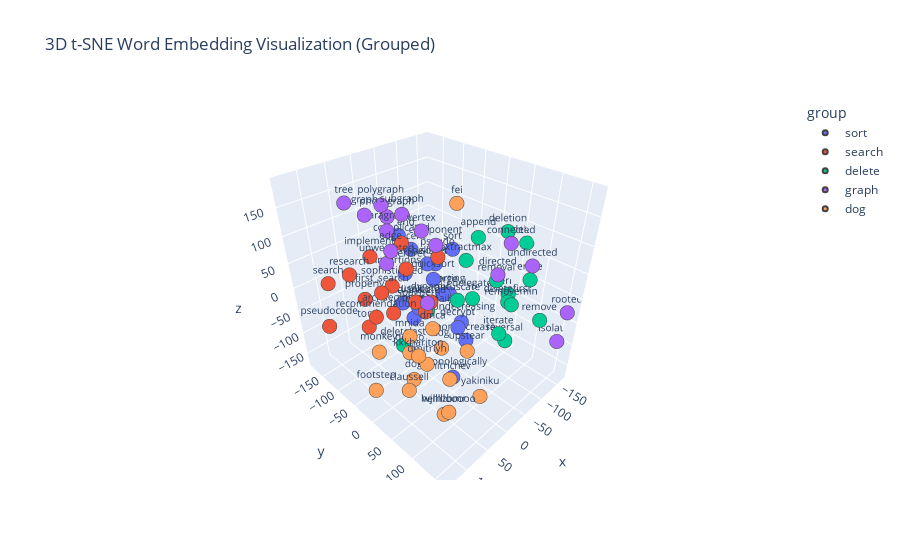

The notebook cell saved with this chart:
### Markdown cell above
In this cell, we use the plot_word_embedding_grouped function showed in the previous cells to visualize the word embeddings learned by the FastText model for a selected list of central words ("sort", "search", "delete", "graph", and "dog"). 

Note: we use the large version of FastText model for this plot

### Code cell
# Plotting 
centers=["sort", "search", "delete", "graph", "dog"]
plot_word_embedding_grouped(ft_model, centers)

### Figure 1 — Plotly figure (JSON) as saved in the notebook; plotly's stock layout.template omitted (floating-point values rounded to 4 significant figures)
{"data": [{"hovertemplate": "group=sort<br>x=%{x}<br>y=%{y}<br>z=%{z}<br>word=%{text}<extra></extra>", "legendgroup": "sort", "marker": {"color": "#636efa", "line": {"width": 2}, "size": 5, "symbol": "circle"}, "mode": "markers+text", "name": "sort", "scene": "scene", "showlegend": true, "text": ["sorted", "shellsort", "quicksort", "insertionsort", "sorting", "ascend", "chronologically", "decrypt", "spaghetti", "merge", "medians", "permute", "ascent", "nondecreasing", "nondecrease", "sort"], "textfont": {"size": 10}, "type": "scatter3d", "x": [-127.1, -77.88, -54.96, -44.36, -129.8, -84.15, -19.41, -55.03, -25.05, -81.95, -30.86, -54.28, -100.8, -102.3, -97.35, -149.7], "y": [-121.9, -93.76, -54.91, -119.5, -84.48, -181.8, 31.27, 8.134, -63.03, -56.16, -114.5, -110.1, -164.7, -25.1, -7.008, -96.51], "z": [-38.93, -4.95, -10.41, -22.74, -95.67, 19.01, -170.6, -86.02, -63.59, -58.43, -82.47, -130.7, -12.1, -119.9, -152.6, -4.043]}, {"hovertemplate": "group=search<br>x=%{x}<br>y=%{y}<br>z=%{z}<br>word=%{text}<extra></extra>", "legendgroup": "search", "marker": {"color": "#EF553B", "line": {"width": 2}, "size": 5, "symbol": "circle"}, "mode": "markers+text", "name": "search", "scene": "scene", "showlegend": true, "text": ["research", "first_search", "pseudo", "pseudocode", "archaeologist", "torch", "sophisticated", "interpret", "implement", "recommendation", "properly", "thumbnail", "complicated", "usaico", "dynamic", "search"], "textfont": {"size": 10}, "type": "scatter3d", "x": [83.05, 69.72, -13.65, 135.1, 40.84, 101.0, 18.16, 13.17, 21.63, 115.8, 48.83, -5.057, -25.05, 26.17, 33.87, 122.4], "y": [-110.7, -45.36, -2.773, -109.1, -54.92, -44.03, -82.57, -49.26, -134.8, -1.292, -123.6, -24.3, -103.1, -14.02, 29.3, -113.6], "z": [37.48, 27.42, 76.11, -40.36, -34.58, -23.4, -2.887, 45.14, 35.68, 29.43, -36.83, -40.41, 56.63, 2.819, 29.93, 37.65]}, {"hovertemplate": "group=delete<br>x=%{x}<br>y=%{y}<br>z=%{z}<br>word=%{text}<extra></extra>", "legendgroup": "delete", "marker": {"color": "#00cc96", "line": {"width": 2}, "size": 5, "symbol": "circle"}, "mode": "markers+text", "name": "delete", "scene": "scene", "showlegend": true, "text": ["deletelast", "deletefirst", "deletion", "erase", "removemin", "remove", "derive", "removed", "removal", "extractmax", "append", "delegate", "iterate", "reversal", "obfuscate", "delete"], "textfont": {"size": 10}, "type": "scatter3d", "x": [11.8, -117.7, -120.8, -141.5, -77.85, -72.01, -162.1, -118.5, -68.57, -90.08, -134.1, -87.91, 15.01, -72.37, -42.21, -166.9], "y": [-68.23, 66.9, 50.2, 90.55, 101.1, 159.1, 35.86, -137.2, 74.31, -9.474, -21.05, 11.25, 146.9, 100.3, 15.87, 58.69], "z": [-134.6, -30.29, 101.0, 16.49, 3.238, 7.619, -51.78, -162.3, 41.97, 33.99, 57.44, -36.25, 26.3, -70.83, -13.57, 64.95]}, {"hovertemplate": "group=graph<br>x=%{x}<br>y=%{y}<br>z=%{z}<br>word=%{text}<extra></extra>", "legendgroup": "graph", "marker": {"color": "#ab63fa", "line": {"width": 2}, "size": 5, "symbol": "circle"}, "mode": "markers+text", "name": "graph", "scene": "scene", "showlegend": true, "text": ["polygraph", "subgraph", "undirected", "paragraph", "rooted", "edge", "directed", "unweighted", "connected", "isolated", "vertex", "photograph", "tree", "infected", "component", "graph"], "textfont": {"size": 10}, "type": "scatter3d", "x": [55.16, 58.38, -63.63, 52.39, -153.5, 112.4, 6.529, 84.35, -41.27, -160.2, 82.24, 21.0, 87.53, 81.57, 27.79, 108.8], "y": [-49.12, -0.6061, 138.2, -43.45, 162.3, 38.33, 130.0, -8.175, 113.2, 151.0, 63.15, -80.28, -93.89, 71.92, 34.06, -16.31], "z": [172.1, 175.5, 100.3, 131.9, -21.13, 156.3, 113.9, 105.0, 136.2, -95.99, 183.0, 131.1, 171.4, 75.86, 129.0, 186.2]}, {"hovertemplate": "group=dog<br>x=%{x}<br>y=%{y}<br>z=%{z}<br>word=%{text}<extra></extra>", "legendgroup": "dog", "marker": {"color": "#FFA15A", "line": {"width": 2}, "size": 5, "symbol": "circle"}, "mode": "markers+text", "name": "dog", "scene": "scene", "showlegend": true, "text": ["doggo", "dmitriyh", "mitrichev", "footstep", "dmca", "helllllooooo", "cdg", "monkey", "wjmzbmr", "claussell", "upstear", "yakiniku", "fei", "kkkhariton", "mnida", "dog"], "textfont": {"size": 10}, "type": "scatter3d", "x": [44.95, 59.78, 43.16, 116.2, 24.32, 95.32, 8.696, 84.22, 74.36, 98.84, 19.25, 27.78, -58.37, 87.09, 51.3, 49.54], "y": [-12.08, 46.21, 81.42, -21.33, 23.53, 128.7, 28.95, -46.46, 99.71, 45.14, 94.62, 132.7, -6.273, 56.84, -2.723, 1.533], "z": [-95.52, -72.15, -92.76, -141.5, -32.41, -88.48, -81.66, -90.64, -135.7, -103.5, -38.5, -104.6, 152.0, -28.79, -48.75, -147.7]}], "layout": {"legend": {"title": {"text": "group"}, "tracegroupgap": 0}, "scene": {"domain": {"x": [0, 1], "y": [0, 1]}, "xaxis": {"title": {"text": "x"}}, "yaxis": {"title": {"text": "y"}}, "zaxis": {"title": {"text": "z"}}}, "title": {"text": "3D t-SNE Word Embedding Visualization (Grouped)"}}}
